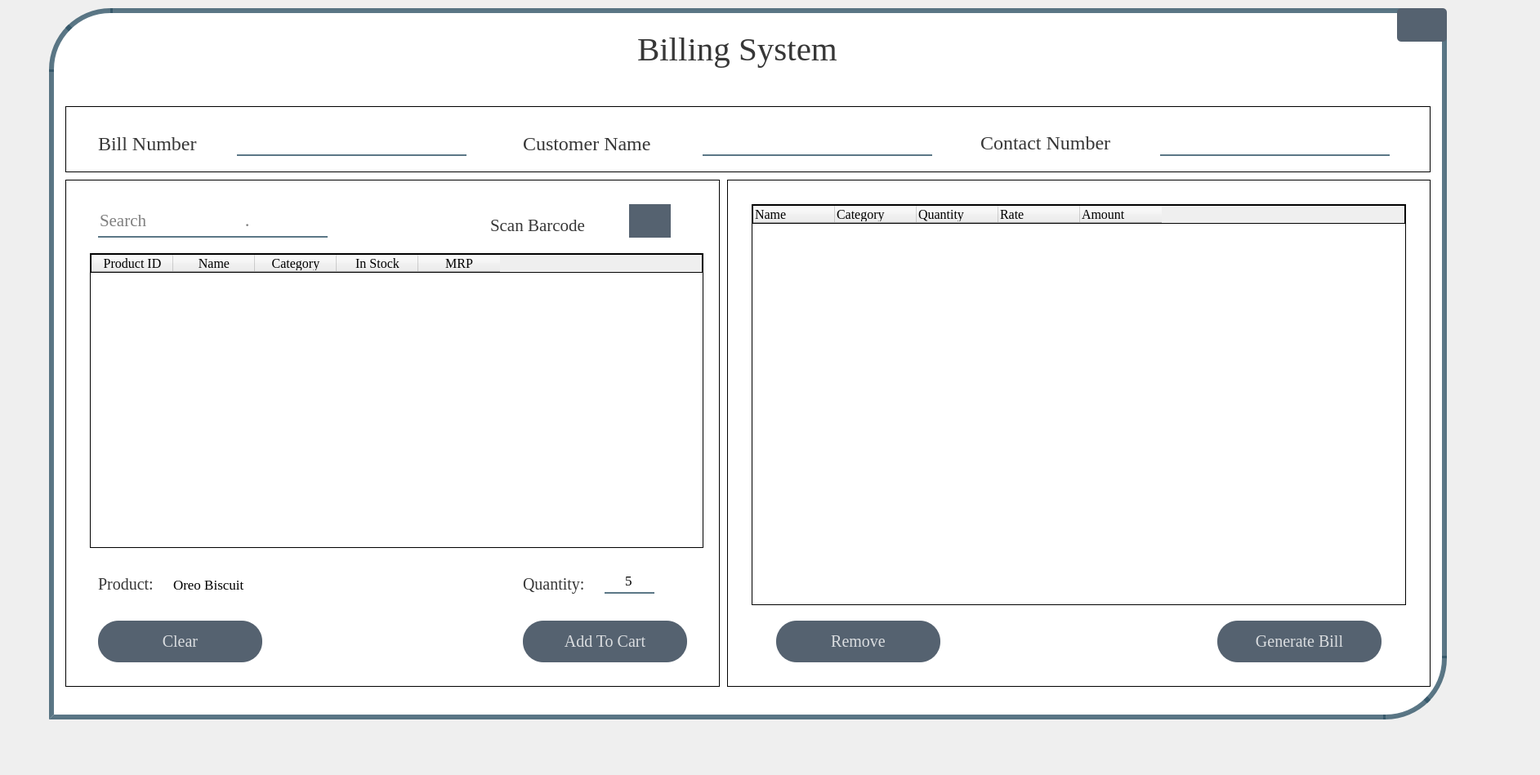
<?xml version="1.0" encoding="UTF-8"?>
<ui version="4.0">
 <class>ManageEmpWindow</class>
 <widget class="QWidget" name="ManageEmpWindow">
  <property name="geometry">
   <rect>
    <x>0</x>
    <y>0</y>
    <width>1885</width>
    <height>949</height>
   </rect>
  </property>
  <property name="windowTitle">
   <string>Form</string>
  </property>
  <property name="styleSheet">
   <string notr="true">QPushButton{
background-color:rgba(85,98,112,255);
color:rgba(255,255,255,200);
border-radius:25px;
}

QPushButton:hover{
background-color:rgba(255,107,107,255);

}

QPushButton:pressed{
padding-left:5px;
padding-top:5px;
background-color:rgba(255,107,107,255):
backgound-position:calc(100% -10px)center:
}

</string>
  </property>
  <widget class="QLabel" name="label">
   <property name="geometry">
    <rect>
     <x>60</x>
     <y>10</y>
     <width>1711</width>
     <height>871</height>
    </rect>
   </property>
   <property name="styleSheet">
    <string notr="true">background-color:rgba(255,255,255,255);
border-bottom-right-radius:75px;
border-top-left-radius:75px;
border-top-right-radius:10px;
border:6px solid rgba(46,82,101,200);












</string>
   </property>
   <property name="text">
    <string/>
   </property>
  </widget>
  <widget class="QPushButton" name="back_btn">
   <property name="geometry">
    <rect>
     <x>1710</x>
     <y>10</y>
     <width>61</width>
     <height>41</height>
    </rect>
   </property>
   <property name="font">
    <font>
     <pointsize>10</pointsize>
     <weight>75</weight>
     <bold>true</bold>
    </font>
   </property>
   <property name="cursor">
    <cursorShape>PointingHandCursor</cursorShape>
   </property>
   <property name="styleSheet">
    <string notr="true">image: url(:/images/back2.png);
border-radius:5px;</string>
   </property>
   <property name="text">
    <string/>
   </property>
  </widget>
  <widget class="QLabel" name="label_3">
   <property name="geometry">
    <rect>
     <x>780</x>
     <y>10</y>
     <width>361</width>
     <height>100</height>
    </rect>
   </property>
   <property name="font">
    <font>
     <family>Times New Roman</family>
     <pointsize>31</pointsize>
     <weight>50</weight>
     <bold>false</bold>
    </font>
   </property>
   <property name="styleSheet">
    <string notr="true">color:rgba(0,0,0,200);
</string>
   </property>
   <property name="text">
    <string>Billing System</string>
   </property>
  </widget>
  <widget class="QLabel" name="label_4">
   <property name="geometry">
    <rect>
     <x>70</x>
     <y>30</y>
     <width>71</width>
     <height>51</height>
    </rect>
   </property>
   <property name="styleSheet">
    <string notr="true">image: url(:/images/profile.png);</string>
   </property>
   <property name="text">
    <string/>
   </property>
  </widget>
  <widget class="QLabel" name="currentEmp_LE">
   <property name="geometry">
    <rect>
     <x>130</x>
     <y>40</y>
     <width>151</width>
     <height>31</height>
    </rect>
   </property>
   <property name="font">
    <font>
     <family>Times New Roman</family>
     <pointsize>14</pointsize>
    </font>
   </property>
   <property name="autoFillBackground">
    <bool>false</bool>
   </property>
   <property name="styleSheet">
    <string notr="true">color:black;</string>
   </property>
   <property name="text">
    <string/>
   </property>
  </widget>
  <widget class="QLabel" name="label_6">
   <property name="geometry">
    <rect>
     <x>80</x>
     <y>130</y>
     <width>1671</width>
     <height>81</height>
    </rect>
   </property>
   <property name="styleSheet">
    <string notr="true"/>
   </property>
   <property name="frameShape">
    <enum>QFrame::Box</enum>
   </property>
   <property name="text">
    <string/>
   </property>
  </widget>
  <widget class="QLabel" name="label_5">
   <property name="geometry">
    <rect>
     <x>120</x>
     <y>150</y>
     <width>151</width>
     <height>51</height>
    </rect>
   </property>
   <property name="font">
    <font>
     <family>Times New Roman</family>
     <pointsize>18</pointsize>
     <weight>50</weight>
     <bold>false</bold>
    </font>
   </property>
   <property name="styleSheet">
    <string notr="true">color:rgba(0,0,0,200);
</string>
   </property>
   <property name="text">
    <string>Bill Number</string>
   </property>
  </widget>
  <widget class="QLineEdit" name="billno_LE">
   <property name="geometry">
    <rect>
     <x>290</x>
     <y>160</y>
     <width>281</width>
     <height>31</height>
    </rect>
   </property>
   <property name="font">
    <font>
     <family>Times New Roman</family>
     <pointsize>15</pointsize>
    </font>
   </property>
   <property name="styleSheet">
    <string notr="true">background-color:rgba(0,0,0,0);
border:none;
border-bottom:2px solid rgba(46,82,101,200);
color:rgba(0,0,0.240);
</string>
   </property>
   <property name="text">
    <string/>
   </property>
  </widget>
  <widget class="QLabel" name="label_7">
   <property name="geometry">
    <rect>
     <x>640</x>
     <y>150</y>
     <width>201</width>
     <height>51</height>
    </rect>
   </property>
   <property name="font">
    <font>
     <family>Times New Roman</family>
     <pointsize>18</pointsize>
     <weight>50</weight>
     <bold>false</bold>
    </font>
   </property>
   <property name="styleSheet">
    <string notr="true">color:rgba(0,0,0,200);
</string>
   </property>
   <property name="text">
    <string>Customer Name</string>
   </property>
  </widget>
  <widget class="QLineEdit" name="customername_LE">
   <property name="geometry">
    <rect>
     <x>860</x>
     <y>160</y>
     <width>281</width>
     <height>31</height>
    </rect>
   </property>
   <property name="font">
    <font>
     <family>Times New Roman</family>
     <pointsize>15</pointsize>
    </font>
   </property>
   <property name="styleSheet">
    <string notr="true">background-color:rgba(0,0,0,0);
border:none;
border-bottom:2px solid rgba(46,82,101,200);
color:rgba(0,0,0.240);
</string>
   </property>
  </widget>
  <widget class="QLabel" name="label_8">
   <property name="geometry">
    <rect>
     <x>1200</x>
     <y>149</y>
     <width>201</width>
     <height>51</height>
    </rect>
   </property>
   <property name="font">
    <font>
     <family>Times New Roman</family>
     <pointsize>18</pointsize>
     <weight>50</weight>
     <bold>false</bold>
    </font>
   </property>
   <property name="styleSheet">
    <string notr="true">color:rgba(0,0,0,200);
</string>
   </property>
   <property name="text">
    <string>Contact Number</string>
   </property>
  </widget>
  <widget class="QLineEdit" name="contactnumber_LE">
   <property name="geometry">
    <rect>
     <x>1420</x>
     <y>160</y>
     <width>281</width>
     <height>31</height>
    </rect>
   </property>
   <property name="font">
    <font>
     <family>Times New Roman</family>
     <pointsize>15</pointsize>
    </font>
   </property>
   <property name="styleSheet">
    <string notr="true">background-color:rgba(0,0,0,0);
border:none;
border-bottom:2px solid rgba(46,82,101,200);
color:rgba(0,0,0.240);
</string>
   </property>
  </widget>
  <widget class="QLabel" name="label_9">
   <property name="geometry">
    <rect>
     <x>80</x>
     <y>220</y>
     <width>801</width>
     <height>621</height>
    </rect>
   </property>
   <property name="styleSheet">
    <string notr="true"/>
   </property>
   <property name="frameShape">
    <enum>QFrame::Box</enum>
   </property>
   <property name="text">
    <string/>
   </property>
  </widget>
  <widget class="QLabel" name="label_10">
   <property name="geometry">
    <rect>
     <x>890</x>
     <y>220</y>
     <width>861</width>
     <height>621</height>
    </rect>
   </property>
   <property name="styleSheet">
    <string notr="true"/>
   </property>
   <property name="frameShape">
    <enum>QFrame::Box</enum>
   </property>
   <property name="text">
    <string/>
   </property>
  </widget>
  <widget class="QLineEdit" name="search_LE">
   <property name="geometry">
    <rect>
     <x>120</x>
     <y>240</y>
     <width>281</width>
     <height>51</height>
    </rect>
   </property>
   <property name="font">
    <font>
     <family>Times New Roman</family>
     <pointsize>16</pointsize>
    </font>
   </property>
   <property name="styleSheet">
    <string notr="true">background-color:rgba(0,0,0,0);
border:none;
padding-bottom: -10px;
border-bottom:2px solid rgba(46,82,101,200);
color:black;

</string>
   </property>
   <property name="text">
    <string/>
   </property>
   <property name="placeholderText">
    <string>Search                       </string>
   </property>
  </widget>
  <widget class="QTableWidget" name="producttable">
   <property name="geometry">
    <rect>
     <x>110</x>
     <y>310</y>
     <width>751</width>
     <height>361</height>
    </rect>
   </property>
   <property name="focusPolicy">
    <enum>Qt::StrongFocus</enum>
   </property>
   <property name="styleSheet">
    <string notr="true">border: 1px solid black;


</string>
   </property>
   <property name="frameShape">
    <enum>QFrame::Box</enum>
   </property>
   <property name="editTriggers">
    <set>QAbstractItemView::NoEditTriggers</set>
   </property>
   <property name="alternatingRowColors">
    <bool>false</bool>
   </property>
   <property name="selectionMode">
    <enum>QAbstractItemView::SingleSelection</enum>
   </property>
   <property name="selectionBehavior">
    <enum>QAbstractItemView::SelectRows</enum>
   </property>
   <property name="gridStyle">
    <enum>Qt::SolidLine</enum>
   </property>
   <property name="sortingEnabled">
    <bool>true</bool>
   </property>
   <column>
    <property name="text">
     <string>Product ID</string>
    </property>
    <property name="font">
     <font>
      <family>Times New Roman</family>
      <pointsize>12</pointsize>
     </font>
    </property>
   </column>
   <column>
    <property name="text">
     <string>Name</string>
    </property>
    <property name="font">
     <font>
      <family>Times New Roman</family>
      <pointsize>12</pointsize>
     </font>
    </property>
   </column>
   <column>
    <property name="text">
     <string>Category</string>
    </property>
    <property name="font">
     <font>
      <family>Times New Roman</family>
      <pointsize>12</pointsize>
     </font>
    </property>
   </column>
   <column>
    <property name="text">
     <string>In Stock</string>
    </property>
    <property name="font">
     <font>
      <family>Times New Roman</family>
      <pointsize>12</pointsize>
     </font>
    </property>
   </column>
   <column>
    <property name="text">
     <string>MRP</string>
    </property>
    <property name="font">
     <font>
      <family>Times New Roman</family>
      <pointsize>12</pointsize>
     </font>
    </property>
   </column>
  </widget>
  <widget class="QPushButton" name="barcode_btn">
   <property name="geometry">
    <rect>
     <x>770</x>
     <y>250</y>
     <width>51</width>
     <height>41</height>
    </rect>
   </property>
   <property name="font">
    <font>
     <family>Times New Roman</family>
     <pointsize>15</pointsize>
     <weight>50</weight>
     <bold>false</bold>
    </font>
   </property>
   <property name="cursor">
    <cursorShape>PointingHandCursor</cursorShape>
   </property>
   <property name="layoutDirection">
    <enum>Qt::RightToLeft</enum>
   </property>
   <property name="styleSheet">
    <string notr="true">text-align: left;
image: url(:/images/bar_code.png);
</string>
   </property>
   <property name="text">
    <string/>
   </property>
  </widget>
  <widget class="QLabel" name="label_11">
   <property name="geometry">
    <rect>
     <x>600</x>
     <y>240</y>
     <width>161</width>
     <height>71</height>
    </rect>
   </property>
   <property name="font">
    <font>
     <family>Times New Roman</family>
     <pointsize>16</pointsize>
     <weight>50</weight>
     <bold>false</bold>
    </font>
   </property>
   <property name="styleSheet">
    <string notr="true">color:rgba(0,0,0,200);
</string>
   </property>
   <property name="text">
    <string>Scan Barcode</string>
   </property>
  </widget>
  <widget class="QPushButton" name="addtocart_btn">
   <property name="geometry">
    <rect>
     <x>640</x>
     <y>760</y>
     <width>201</width>
     <height>51</height>
    </rect>
   </property>
   <property name="font">
    <font>
     <family>Times New Roman</family>
     <pointsize>15</pointsize>
     <weight>50</weight>
     <bold>false</bold>
    </font>
   </property>
   <property name="cursor">
    <cursorShape>PointingHandCursor</cursorShape>
   </property>
   <property name="layoutDirection">
    <enum>Qt::RightToLeft</enum>
   </property>
   <property name="styleSheet">
    <string notr="true"/>
   </property>
   <property name="text">
    <string>Add To Cart</string>
   </property>
  </widget>
  <widget class="QPushButton" name="clear_btn">
   <property name="geometry">
    <rect>
     <x>120</x>
     <y>760</y>
     <width>201</width>
     <height>51</height>
    </rect>
   </property>
   <property name="font">
    <font>
     <family>Times New Roman</family>
     <pointsize>15</pointsize>
     <weight>50</weight>
     <bold>false</bold>
    </font>
   </property>
   <property name="cursor">
    <cursorShape>PointingHandCursor</cursorShape>
   </property>
   <property name="layoutDirection">
    <enum>Qt::RightToLeft</enum>
   </property>
   <property name="styleSheet">
    <string notr="true"/>
   </property>
   <property name="text">
    <string>Clear</string>
   </property>
  </widget>
  <widget class="QTableWidget" name="carttable">
   <property name="geometry">
    <rect>
     <x>920</x>
     <y>250</y>
     <width>801</width>
     <height>491</height>
    </rect>
   </property>
   <property name="focusPolicy">
    <enum>Qt::StrongFocus</enum>
   </property>
   <property name="styleSheet">
    <string notr="true">border: 1px solid black;


</string>
   </property>
   <property name="frameShape">
    <enum>QFrame::Box</enum>
   </property>
   <property name="editTriggers">
    <set>QAbstractItemView::NoEditTriggers</set>
   </property>
   <property name="alternatingRowColors">
    <bool>false</bool>
   </property>
   <property name="selectionMode">
    <enum>QAbstractItemView::SingleSelection</enum>
   </property>
   <property name="selectionBehavior">
    <enum>QAbstractItemView::SelectRows</enum>
   </property>
   <property name="showGrid">
    <bool>false</bool>
   </property>
   <property name="gridStyle">
    <enum>Qt::SolidLine</enum>
   </property>
   <property name="sortingEnabled">
    <bool>true</bool>
   </property>
   <attribute name="verticalHeaderVisible">
    <bool>false</bool>
   </attribute>
   <column>
    <property name="text">
     <string>Name</string>
    </property>
    <property name="font">
     <font>
      <family>Times New Roman</family>
      <pointsize>12</pointsize>
     </font>
    </property>
    <property name="textAlignment">
     <set>AlignLeading|AlignVCenter</set>
    </property>
   </column>
   <column>
    <property name="text">
     <string>Category</string>
    </property>
    <property name="font">
     <font>
      <family>Times New Roman</family>
      <pointsize>12</pointsize>
     </font>
    </property>
    <property name="textAlignment">
     <set>AlignLeading|AlignVCenter</set>
    </property>
   </column>
   <column>
    <property name="text">
     <string>Quantity</string>
    </property>
    <property name="font">
     <font>
      <family>Times New Roman</family>
      <pointsize>12</pointsize>
     </font>
    </property>
    <property name="textAlignment">
     <set>AlignLeading|AlignVCenter</set>
    </property>
   </column>
   <column>
    <property name="text">
     <string>Rate</string>
    </property>
    <property name="font">
     <font>
      <family>Times New Roman</family>
      <pointsize>12</pointsize>
     </font>
    </property>
    <property name="textAlignment">
     <set>AlignLeading|AlignVCenter</set>
    </property>
   </column>
   <column>
    <property name="text">
     <string>Amount</string>
    </property>
    <property name="font">
     <font>
      <family>Times New Roman</family>
      <pointsize>12</pointsize>
     </font>
    </property>
    <property name="textAlignment">
     <set>AlignLeading|AlignVCenter</set>
    </property>
   </column>
  </widget>
  <widget class="QPushButton" name="remove_btn">
   <property name="geometry">
    <rect>
     <x>950</x>
     <y>760</y>
     <width>201</width>
     <height>51</height>
    </rect>
   </property>
   <property name="font">
    <font>
     <family>Times New Roman</family>
     <pointsize>15</pointsize>
     <weight>50</weight>
     <bold>false</bold>
    </font>
   </property>
   <property name="cursor">
    <cursorShape>PointingHandCursor</cursorShape>
   </property>
   <property name="layoutDirection">
    <enum>Qt::RightToLeft</enum>
   </property>
   <property name="styleSheet">
    <string notr="true"/>
   </property>
   <property name="text">
    <string>Remove</string>
   </property>
  </widget>
  <widget class="QPushButton" name="generatebill_btn">
   <property name="geometry">
    <rect>
     <x>1490</x>
     <y>760</y>
     <width>201</width>
     <height>51</height>
    </rect>
   </property>
   <property name="font">
    <font>
     <family>Times New Roman</family>
     <pointsize>15</pointsize>
     <weight>50</weight>
     <bold>false</bold>
    </font>
   </property>
   <property name="cursor">
    <cursorShape>PointingHandCursor</cursorShape>
   </property>
   <property name="layoutDirection">
    <enum>Qt::RightToLeft</enum>
   </property>
   <property name="styleSheet">
    <string notr="true"/>
   </property>
   <property name="text">
    <string>Generate Bill</string>
   </property>
  </widget>
  <widget class="QLabel" name="errorlabel1">
   <property name="geometry">
    <rect>
     <x>340</x>
     <y>760</y>
     <width>281</width>
     <height>51</height>
    </rect>
   </property>
   <property name="font">
    <font>
     <family>Times New Roman</family>
     <pointsize>18</pointsize>
     <weight>50</weight>
     <italic>false</italic>
     <bold>false</bold>
     <underline>false</underline>
     <strikeout>false</strikeout>
    </font>
   </property>
   <property name="styleSheet">
    <string notr="true">color: #6B6B6B;</string>
   </property>
   <property name="text">
    <string/>
   </property>
   <property name="alignment">
    <set>Qt::AlignCenter</set>
   </property>
   <property name="wordWrap">
    <bool>false</bool>
   </property>
  </widget>
  <widget class="QLabel" name="errorlabel2">
   <property name="geometry">
    <rect>
     <x>1160</x>
     <y>760</y>
     <width>321</width>
     <height>51</height>
    </rect>
   </property>
   <property name="font">
    <font>
     <family>Times New Roman</family>
     <pointsize>18</pointsize>
     <weight>50</weight>
     <italic>false</italic>
     <bold>false</bold>
     <underline>false</underline>
     <strikeout>false</strikeout>
    </font>
   </property>
   <property name="styleSheet">
    <string notr="true">color: #6B6B6B;</string>
   </property>
   <property name="text">
    <string/>
   </property>
   <property name="alignment">
    <set>Qt::AlignCenter</set>
   </property>
   <property name="wordWrap">
    <bool>false</bool>
   </property>
  </widget>
  <widget class="QLabel" name="day">
   <property name="geometry">
    <rect>
     <x>1540</x>
     <y>10</y>
     <width>141</width>
     <height>41</height>
    </rect>
   </property>
   <property name="font">
    <font>
     <family>Kozuka Mincho Pro M</family>
     <pointsize>14</pointsize>
    </font>
   </property>
   <property name="text">
    <string/>
   </property>
  </widget>
  <widget class="QLabel" name="time">
   <property name="geometry">
    <rect>
     <x>1540</x>
     <y>40</y>
     <width>151</width>
     <height>41</height>
    </rect>
   </property>
   <property name="font">
    <font>
     <family>Kozuka Mincho Pro M</family>
     <pointsize>13</pointsize>
     <weight>50</weight>
     <bold>false</bold>
    </font>
   </property>
   <property name="text">
    <string/>
   </property>
  </widget>
  <widget class="QLabel" name="label_12">
   <property name="geometry">
    <rect>
     <x>640</x>
     <y>680</y>
     <width>101</width>
     <height>71</height>
    </rect>
   </property>
   <property name="font">
    <font>
     <family>Times New Roman</family>
     <pointsize>15</pointsize>
     <weight>50</weight>
     <bold>false</bold>
    </font>
   </property>
   <property name="styleSheet">
    <string notr="true">color:rgba(0,0,0,200);
</string>
   </property>
   <property name="text">
    <string>Quantity:</string>
   </property>
  </widget>
  <widget class="QLineEdit" name="quantity_LE">
   <property name="geometry">
    <rect>
     <x>740</x>
     <y>696</y>
     <width>61</width>
     <height>31</height>
    </rect>
   </property>
   <property name="font">
    <font>
     <family>Times New Roman</family>
     <pointsize>13</pointsize>
    </font>
   </property>
   <property name="styleSheet">
    <string notr="true">background-color:rgba(0,0,0,0);
border:none;
border-bottom:2px solid rgba(46,82,101,200);
color:rgba(0,0,0.240);
</string>
   </property>
   <property name="text">
    <string>5</string>
   </property>
   <property name="alignment">
    <set>Qt::AlignCenter</set>
   </property>
  </widget>
  <widget class="QLineEdit" name="currentProduct_lE">
   <property name="geometry">
    <rect>
     <x>210</x>
     <y>700</y>
     <width>221</width>
     <height>31</height>
    </rect>
   </property>
   <property name="font">
    <font>
     <family>Times New Roman</family>
     <pointsize>13</pointsize>
    </font>
   </property>
   <property name="styleSheet">
    <string notr="true">background-color:rgba(0,0,0,0);
border:none;
color:rgba(0,0,0.240);
</string>
   </property>
   <property name="text">
    <string>Oreo Biscuit</string>
   </property>
  </widget>
  <widget class="QLabel" name="label_13">
   <property name="geometry">
    <rect>
     <x>120</x>
     <y>680</y>
     <width>91</width>
     <height>71</height>
    </rect>
   </property>
   <property name="font">
    <font>
     <family>Times New Roman</family>
     <pointsize>15</pointsize>
     <weight>50</weight>
     <bold>false</bold>
    </font>
   </property>
   <property name="styleSheet">
    <string notr="true">color:rgba(0,0,0,200);
</string>
   </property>
   <property name="text">
    <string>Product:</string>
   </property>
  </widget>
 </widget>
 <resources>
  <include location="res.qrc"/>
 </resources>
 <connections/>
</ui>
